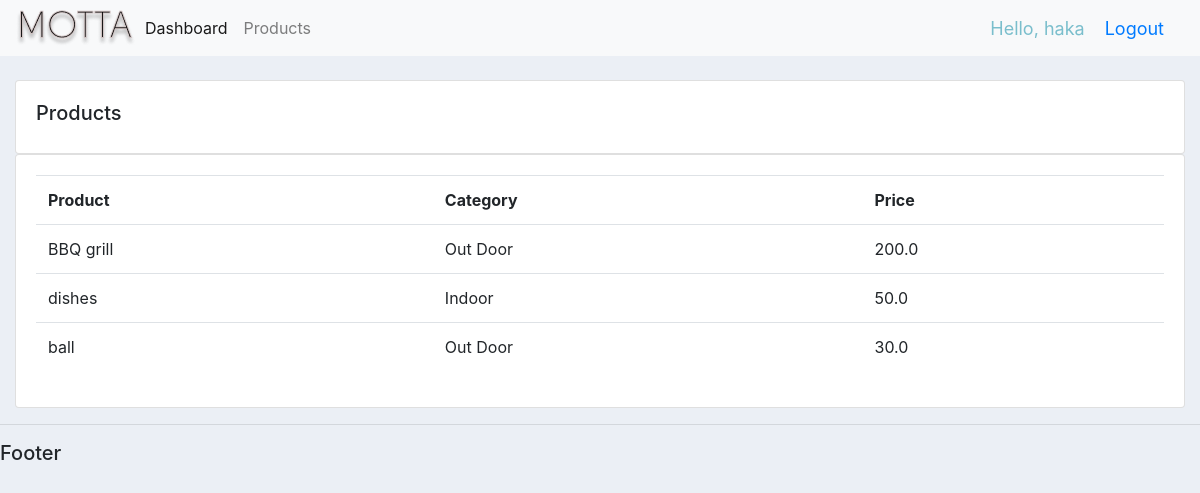
Screenshot of /products/ (signed in) with the database file from the repository.
### account/models.py (models this page shows, shortened)
class Product(models.Model):
	CATEGORY = (
			('Indoor', 'Indoor'),
			('Out Door', 'Out Door'),
			)
	name = models.CharField(max_length=200, null=True)
	price = models.FloatField(null=True)
	category = models.CharField(max_length=200, null=True, choices=CATEGORY)
	description = models.CharField(max_length=200, null=True, blank=True)
	date_created = models.DateTimeField(auto_now_add=True, null=True)
	tags = models.ManyToManyField(Tag)

### account/decorators.py (the view)
		def wrapper_func(request, *args, **kwargs):
			group = None
			if request.user.groups.exists():
				group = request.user.groups.all()[0].name
			if group in allowed_roles:
				return view_func(request, *args, **kwargs)
			else:
				return HttpResponse('You are not authorized to view this page')

### account/views.py (called while the page is built)
@login_required(login_url='login')
@allowed_users(allowed_roles=['admin'])
def products(request):
	products = Product.objects.all()
	return render(request, 'accounts/products.html', {'products':products})

### account/templates/accounts/products.html
{% extends 'accounts/main.html' %}
{% block content %}
        <br>
        <div class="row">
            <div class="col-md">
                <div class="card card-body">
                    <h5>Products</h5>
                </div>
                <div class="card card-body">
                    <table class="table">
                        <tr>
                            <th>Product</th>
                            <th>Category</th>
                            <th>Price</th>
                        </tr>
                        {% for i in products%}
                        <tr>
                            <td>{{i.name}}</td>
                            <td>{{i.category}}</td>
                            <td>{{i.price}}</td>
                        </tr>
                        {% endfor %}
                    </table>
                </div>
            </div>
        </div>
{% endblock content %}

### account/templates/accounts/navbar.html (shortened to what this page needs)
{% load static %}
{% block content %}
<nav class="navbar navbar-expand-lg navbar-light bg-light">
    <img src="{%static 'images/logo.png' %}">
    <div class="collapse navbar-collapse" id="navbarNavDropdown">
      <ul class="navbar-nav">
      {% if request.user.is_staff  %}
        <li class="nav-item active">
          <a class="nav-link" href="{% url 'home' %}">Dashboard </a>
        </li>
        <li class="nav-item">
          <a class="nav-link" href="{% url 'products' %}">Products</a>
        </li>
        {% else %}
        <li class="nav-item">
        <a class="nav-link" href="{% url 'account' %}">Settings</a>
        </li>
        {% endif %}
      </ul>
    </div>
  <span class="hello-msg">Hello, {{request.user}}</span>
  <span class="hello-msg"><a href="{% url 'logout' %}">Logout</a> </span>
  </nav>
{% endblock content %}

### static/css/main.css (style rules this page uses)
body { background-color: #ebeff5; }

### account/templates/accounts/navbar.html (style rules this page uses)
.hello-msg { font-size: 18px; color: #7abecc; margin-right: 20px; }

### rows the page displays
Product: name "BBQ grill", category "Out Door", price "200.0"
Product: name "dishes", category "Indoor", price "50.0"
Product: name "ball", category "Out Door", price "30.0"

### other values shown
{{ request.user }} "haka"
